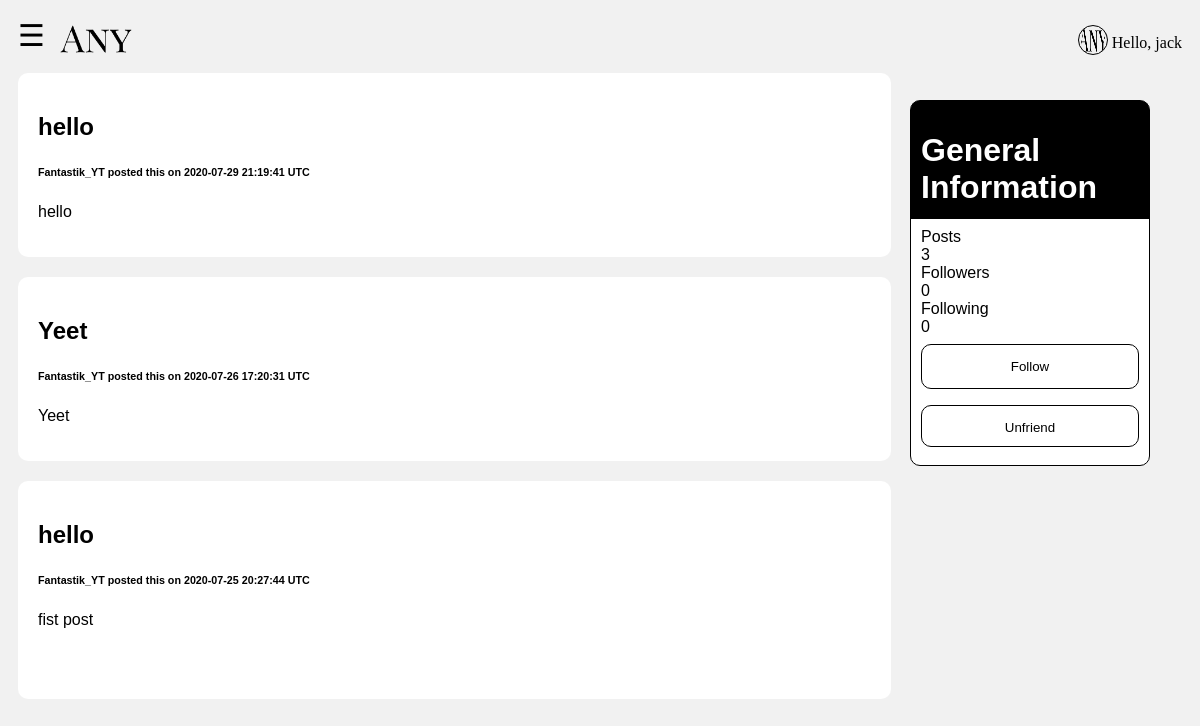
Page /users/1/ (signed in) on the committed database.
### tables this page shows
CREATE TABLE 'posts' ('poster_name' text, 'post_title' text, 'post_text' text, 'post_time'  timestamp DEFAULT CURRENT_TIMESTAMP  , 'post_id'  integer PRIMARY KEY  , 'poster_id' bigint, 'post_image' bytea);

CREATE TABLE 'users' ('id' integer PRIMARY KEY AUTOINCREMENT NOT NULL, 'username' text NOT NULL, 'password' text NOT NULL, 'logged' smallint DEFAULT 0);

### application.py (the view, shortened to what this page needs)
@app.route('/users/<userid>/')
def users(userid):
    username = user()
    rows = db.execute("SELECT * FROM users WHERE username = ?",
                      username)
    print(len(rows))
    if not len(rows) == 0:
        uid = rows[0]["id"]
        print("I'm here now")
        if uid == userid:
            return redirect('/profile')
        rows = db.execute("SELECT * FROM users WHERE id = ?",
                          userid)
        for row in rows:
            username_ = row["username"]
            print(uid)
            print(userid)
            rows = db.execute("SELECT status FROM friends WHERE user1 = ? AND user2 = ? OR user1 = ? AND user2 = ?",
                              str(uid), userid, userid, str(uid))
            print("SELECT status FROM friends WHERE user1 = ? AND user2 = ? OR user1 = ? AND user2 = ?",
                              uid, userid, userid, uid)
            if len(rows) == 0:
                status = "Send Friend Request"
                style = "createbtn"
                href = f"/friendrequest/{userid}"
            else:
                for row in rows:
                    status = row["status"]
                if status == "request":
                    status = "Cancel Friend Request"
                    style = "cancel_btn"
                    href = f"/rmfriend/{userid}"
                else:
                    status = "Unfriend"
                    style = "rmbtn"
                    href = f"/rmfriend/{userid}"
        print(status)
    follower = db.execute("SELECT * FROM follow WHERE followed_id = ?",
                          userid)
    followings = db.execute("SELECT * FROM follow WHERE follower_id = ?",
                            userid)
    post = db.execute("SELECT * FROM posts WHERE poster_name = ? ORDER BY post_time DESC",
                      username_)
    followers = len(follower)
    following = len(followings)
    posts = len(post)
    return render_template("uprofile.html",
                           username=username, username_=username_, followers=followers, following=following, posts=posts,
                           list=post, id=userid, status=status, style=style, href=href)

### application.py (called while the page is built)
@app.after_request
def after_request(response):
    response.headers["Cache-Control"] = "no-cache, no-store, must-revalidate"
    response.headers["Expires"] = 0
    response.headers["Pragma"] = "no-cache"
    return response

def user():
    global username
    return username

### templates/uprofile.html (shortened to what this page needs)
{% extends "layout.html" %}
{% block content %}
    <div class="ugeninf">
        <div class="genhead">
            <h1>General Information</h1>
        </div>
        <ul style="list-style-type:none;margin:0;padding:0;">
            <li>Posts</li>
            <li>{{posts}}</li>
            <li>Followers</li>
            <li>{{followers}}</li>
            <li>Following</li>
            <li>{{following}}</li>
        </ul>
        <a href="/follow">
            <button class="createbtn">Follow</button>
        </a>
        <a href="{{href}}">
            <button class="{{style}}">{{status}}</button>
        </a>
    </div>
    {% for thing in list %}
        <div class="card" style="width:75%;">
            <h2>{{thing['post_title']}}</h2>
            <h6>{{username_}} posted this on {{thing["post_time"]}} UTC</h6>
            <div id="posttext">{{ thing["post_text"]|safe }}</div>
        </div>
    {% endfor %}
{% endblock %}

### static/styles.css (style rules this page uses)
* { box-sizing: border-box; }
body { font-family: sans-serif; padding: 10px; background: #f1f1f1; }
a { cursor: pointer; }
.card { background-color: white; padding: 20px; margin-top: 20px; border-radius: 10px; }
button { background-color: #4CAF50; color: white; padding: 14px 20px; margin: 8px 0; border: none; cursor: pointer; width: 100%; }
.genhead { color: white; }
.ugeninf { width: 20%; background: linear-gradient(0deg, white 67.5%, black 67.5%); padding: 10px; border: 1px solid black; border-radius: 10px; position: fixed; right: 50px; top: 100px; }
.createbtn { background-color: white; background-color: rgba(0, 0, 0, 0); color: black; border: 1px solid black; border-radius: 10px; }
.rmbtn { background-color: white; background-color: rgba(0, 0, 0, 0); color: black; border: 1px solid black; border-radius: 10px; width: 100%; height: 42px; }

### rows in the picture
posts: post_title "hello", post_time "2020-07-29 21:19:41", post_text "hello"
users: username "Fantastik_YT"
posts: post_title "Yeet", post_time "2020-07-26 17:20:31", post_text "Yeet"
posts: post_title "hello", post_time "2020-07-25 20:27:44", post_text "fist post"

### other values in the picture
{{ posts }} "3"
{{ followers }} "0"
{{ following }} "0"
{{ status }} "Unfriend"
